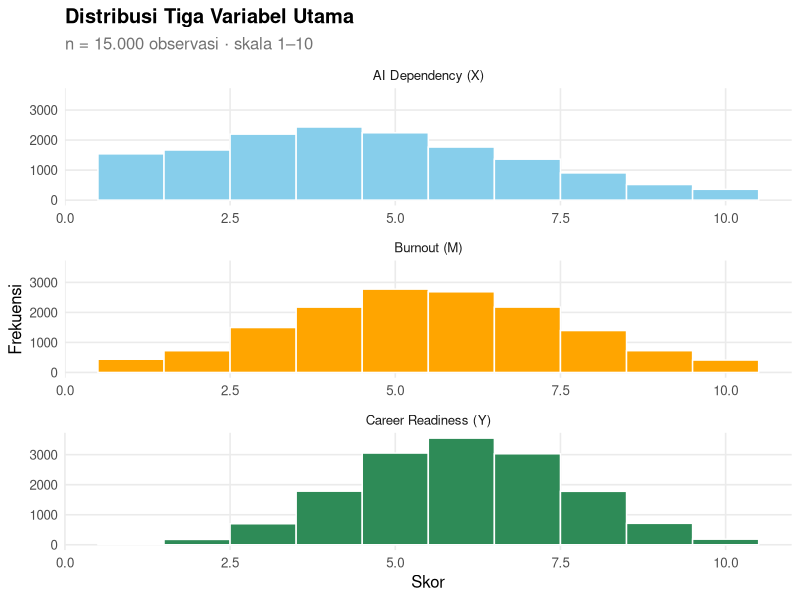
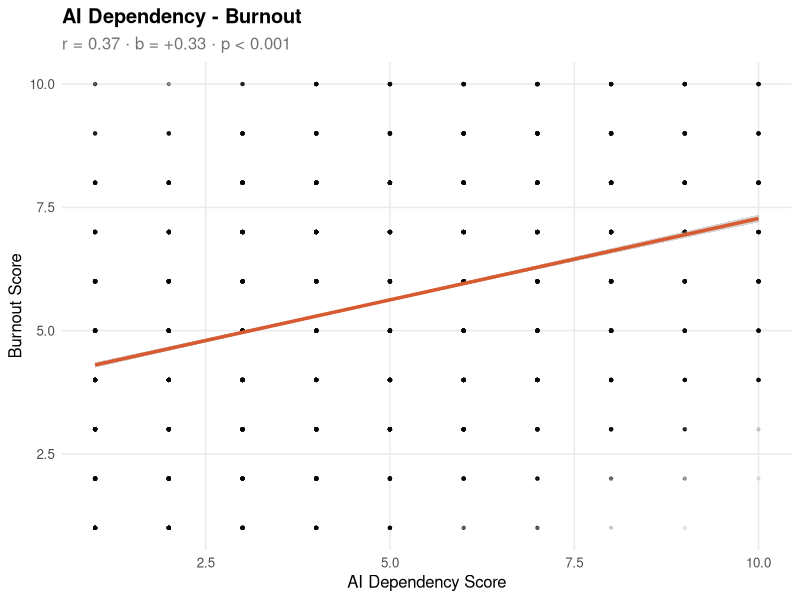
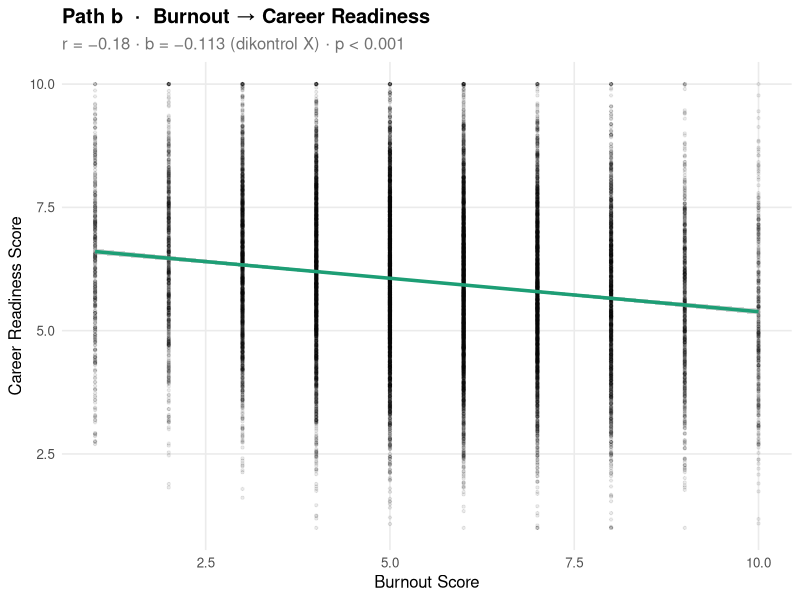
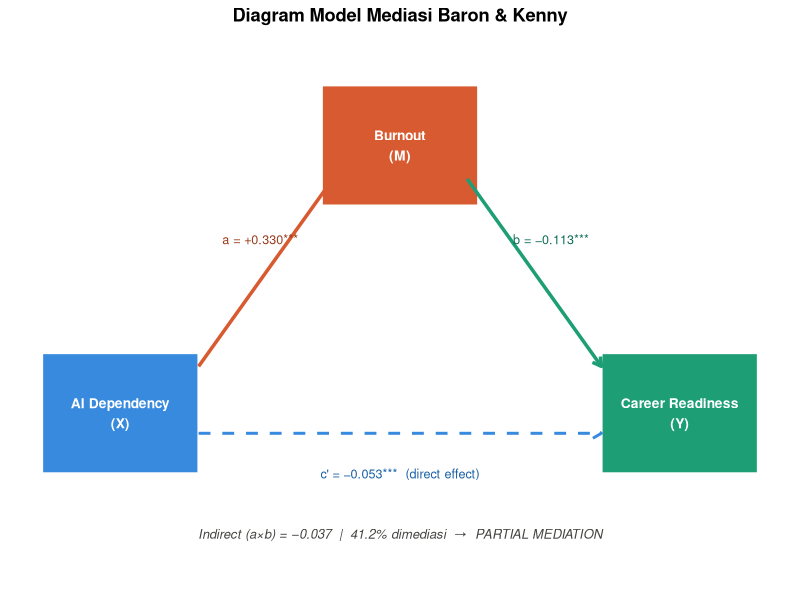
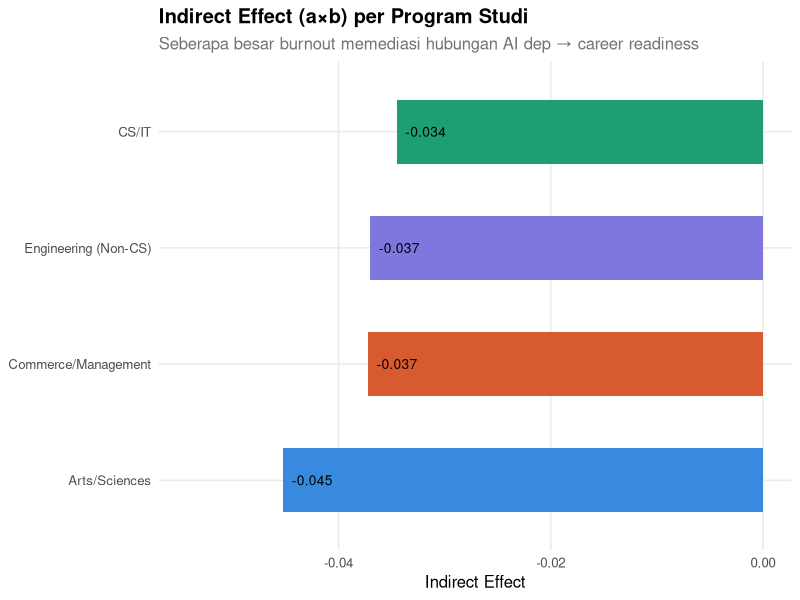

Here is the R script that generated these plots, in order:
## ---- chunk 1
knitr::opts_chunk$set(
  echo    = TRUE,
  message = FALSE,
  warning = FALSE,
  fig.align = "center",
  fig.width = 7,
  fig.height = 5
)

library(tidyverse)

# Tema ggplot konsisten di seluruh dokumen
tema <- theme_minimal(base_size = 12) +
  theme(plot.title    = element_text(face = "bold"),
        plot.subtitle = element_text(color = "grey45"),
        panel.grid.minor = element_blank())

# Fungsi ringkas untuk tabel koefisien
coef_table <- function(model) {
  as_tibble(summary(model)$coefficients, rownames = "term") |>
    rename(estimate = Estimate, se = `Std. Error`,
           t_value  = `t value`, p_value  = `Pr(>|t|)`) |>
    mutate(across(where(is.numeric), ~ round(.x, 4)),
           sig = case_when(p_value < 0.001 ~ "***",
                           p_value < 0.01  ~ "**",
                           p_value < 0.05  ~ "*",
                           TRUE            ~ "ns"))
}
## ---- chunk 2
df_raw <- read_csv("ai_dependency_career_anxiety_students.csv",show_col_types = FALSE)

cat("Jumlah observasi:", nrow(df_raw), "\n")
cat("Jumlah variabel :", ncol(df_raw), "\n")
## ---- chunk 3
df <- df_raw |>
  select(ai_dependency_score,
         burnout_score,
         overall_career_readiness_score,
         stream, gender, college_tier) |>
  drop_na()

cat("Jumlah BRis Setelah Cleaning:", nrow(df), "\n")
## ---- chunk 4
df |>
  summarise(
    across(c(ai_dependency_score, burnout_score,
             overall_career_readiness_score),
           list(N    = length,
                Mean = mean,
                SD   = sd,
                Min  = min,
                Max  = max))
  ) |>
  pivot_longer(everything(),
               names_to  = c("Variabel", "Statistik"),
               names_sep = "__") |>
  pivot_wider(names_from = Statistik, values_from = value) |>
  mutate(across(where(is.numeric), ~ round(.x, 2)))
## ---- chunk 5
df |>
  pivot_longer(c(ai_dependency_score, burnout_score,
                 overall_career_readiness_score),
               names_to = "variabel", values_to = "skor") |>
  mutate(variabel = recode(variabel,
    "ai_dependency_score"            = "AI Dependency (X)",
    "burnout_score"                  = "Burnout (M)",
    "overall_career_readiness_score" = "Career Readiness (Y)")) |>
  ggplot(aes(x = skor, fill = variabel)) +
  geom_histogram(bins = 10, color = "white", show.legend = FALSE) +
  facet_wrap(~ variabel, scales = "free_x", ncol = 1) +
  scale_fill_manual(values = c("skyblue", "orange", "seagreen")) +
  labs(title    = "Distribusi Tiga Variabel Utama",
       subtitle = "n = 15.000 observasi · skala 1–10",
       x = "Skor", y = "Frekuensi") +
  tema
## ---- chunk 6
df |>
  select(ai_dependency_score, burnout_score,
         overall_career_readiness_score) |>
  cor() |>
  round(3) |>
  as_tibble(rownames = "variabel")
## ---- chunk 7
df |>
  group_by(stream) |>
  summarise(n          = n(),
            ai_dep     = round(mean(ai_dependency_score), 2),
            burnout    = round(mean(burnout_score), 2),
            career_rdy = round(mean(overall_career_readiness_score), 2)) |>
  arrange(desc(ai_dep))
## ---- chunk 8
model_c <- lm(overall_career_readiness_score ~ ai_dependency_score,
              data = df)
coef_table(model_c)
## ---- chunk 9
model_a <- lm(burnout_score ~ ai_dependency_score, data = df)
coef_table(model_a)
## ---- chunk 10
ggplot(df, aes(x = ai_dependency_score, y = burnout_score)) +
  geom_point(alpha = 0.08, size = 0.8) +
  geom_smooth(method = "lm", color = "#D85A30", linewidth = 1.2) +
  labs(title    = "AI Dependency - Burnout",
       subtitle = "r = 0.37 · b = +0.33 · p < 0.001",
       x = "AI Dependency Score", y = "Burnout Score") +
  tema
## ---- chunk 11
model_cprime <- lm(overall_career_readiness_score ~
                     ai_dependency_score + burnout_score,
                   data = df)
coef_table(model_cprime)
## ---- chunk 12
ggplot(df, aes(x = burnout_score, y = overall_career_readiness_score)) +
  geom_point(alpha = 0.08, size = 0.8) +
  geom_smooth(method = "lm", color = "#1D9E75", linewidth = 1.2) +
  labs(title    = "Path b  ·  Burnout → Career Readiness",
       subtitle = "r = −0.18 · b = −0.113 (dikontrol X) · p < 0.001",
       x = "Burnout Score", y = "Career Readiness Score") +
  tema
## ---- chunk 13
a       <- coef(model_a)["ai_dependency_score"]
b       <- coef(model_cprime)["burnout_score"]
c_total <- coef(model_c)["ai_dependency_score"]
c_prime <- coef(model_cprime)["ai_dependency_score"]

indirect      <- a * b
prop_mediated <- (indirect / c_total) * 100

tibble(
  Path  = c("c  — Total effect (X→Y)",
            "a  — Path a (X→M)",
            "b  — Path b (M→Y, dikontrol X)",
            "c' — Direct effect (X→Y | M)",
            "a×b — Indirect effect",
            "Proporsi dimediasi (%)"),
  Nilai = round(c(c_total, a, b, c_prime, indirect, prop_mediated), 4)
)
## ---- chunk 14
# Diagram sederhana menggunakan ggplot
tibble(
  x    = c(0, 5, 10),
  y    = c(1, 3,  1),
  lab  = c("AI Dependency\n(X)",
           "Burnout\n(M)",
           "Career Readiness\n(Y)"),
  warna = c("X","M","Y")
) -> nodes

ggplot() +
  # Kotak node
  geom_tile(data = nodes, aes(x = x, y = y, fill = warna),
            width = 2.8, height = 0.9, color = "white", linewidth = 0.8) +
  # Label 
  geom_text(data = nodes, aes(x = x, y = y, label = lab),
            size = 3.5, fontface = "bold", color = "white") +
  # path a
  annotate("segment", x = 1.4, xend = 3.8, y = 1.35, yend = 2.75,
           arrow = arrow(length = unit(0.25, "cm")),
           color = "#D85A30", linewidth = 1.2) +
  annotate("text", x = 2.5, y = 2.3, label = "a = +0.330***",
           size = 3.2, color = "#993C1D") +
  # path b
  annotate("segment", x = 6.2, xend = 8.6, y = 2.75, yend = 1.35,
           arrow = arrow(length = unit(0.25, "cm")),
           color = "#1D9E75", linewidth = 1.2) +
  annotate("text", x = 7.7, y = 2.3, label = "b = −0.113***",
           size = 3.2, color = "#0F6E56") +
  # path c' 
  annotate("segment", x = 1.4, xend = 8.6, y = 0.85, yend = 0.85,
           arrow = arrow(length = unit(0.25, "cm")),
           color = "#378ADD", linewidth = 1, linetype = "dashed") +
  annotate("text", x = 5, y = 0.55,
           label = "c' = −0.053***  (direct effect)",
           size = 3.2, color = "#185FA5") +
  annotate("text", x = 5, y = 0.1,
           label = "Indirect (a×b) = −0.037  |  41.2% dimediasi  →  PARTIAL MEDIATION",
           size = 3.3, color = "#444441", fontface = "italic") +
  scale_fill_manual(values = c("X" = "#378ADD",
                                "M" = "#D85A30",
                                "Y" = "#1D9E75")) +
  xlim(-1.5, 11.5) + ylim(-0.2, 3.7) +
  theme_void() +
  theme(legend.position = "none",
        plot.title = element_text(face = "bold", hjust = 0.5)) +
  labs(title = "Diagram Model Mediasi Baron & Kenny")
## ---- chunk 15
streams <- unique(df$stream)

hasil_stream <- map_dfr(streams, function(s) {
  d  <- filter(df, stream == s)
  ma <- lm(burnout_score ~ ai_dependency_score, data = d)
  mc <- lm(overall_career_readiness_score ~
             ai_dependency_score + burnout_score, data = d)
  tibble(
    `Program Studi` = s,
    N               = nrow(d),
    `Path a`        = round(coef(ma)["ai_dependency_score"], 4),
    `Path b`        = round(coef(mc)["burnout_score"], 4),
    `Indirect (a×b)`= round(coef(ma)["ai_dependency_score"] *
                            coef(mc)["burnout_score"], 4)
  )
}) |>
  arrange(`Indirect (a×b)`)

hasil_stream
## ---- chunk 16
ggplot(hasil_stream,
       aes(x = reorder(`Program Studi`, `Indirect (a×b)`),
           y = `Indirect (a×b)`,
           fill = `Program Studi`)) +
  geom_col(width = 0.55, show.legend = FALSE) +
  geom_text(aes(label = round(`Indirect (a×b)`, 3)),
            hjust = -0.2, size = 3.5) +
  coord_flip() +
  scale_fill_manual(values = c("#378ADD","#D85A30","#1D9E75","#7F77DD")) +
  labs(title    = "Indirect Effect (a×b) per Program Studi",
       subtitle = "Seberapa besar burnout memediasi hubungan AI dep → career readiness",
       x = NULL, y = "Indirect Effect") +
  expand_limits(y = min(hasil_stream$`Indirect (a×b)`) * 1.2) +
  tema
